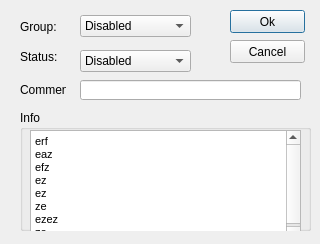
<?xml version="1.0" encoding="UTF-8"?>
<ui version="4.0">
 <class>CRecipeProfile_ENG</class>
 <widget class="QDialog" name="CRecipeProfile_ENG">
  <property name="geometry">
   <rect>
    <x>0</x>
    <y>0</y>
    <width>320</width>
    <height>244</height>
   </rect>
  </property>
  <property name="windowTitle">
   <string>ENG Recipe...</string>
  </property>
  <widget class="QComboBox" name="comboBoxStatus">
   <property name="geometry">
    <rect>
     <x>80</x>
     <y>50</y>
     <width>111</width>
     <height>22</height>
    </rect>
   </property>
   <property name="toolTip">
    <string>Enabled/Disable recipe</string>
   </property>
   <item>
    <property name="text">
     <string>Disabled</string>
    </property>
   </item>
   <item>
    <property name="text">
     <string>Enabled</string>
    </property>
   </item>
  </widget>
  <widget class="QLabel" name="label_2">
   <property name="geometry">
    <rect>
     <x>20</x>
     <y>50</y>
     <width>46</width>
     <height>14</height>
    </rect>
   </property>
   <property name="text">
    <string>Status:</string>
   </property>
  </widget>
  <widget class="QPushButton" name="pushButtonOk">
   <property name="geometry">
    <rect>
     <x>230</x>
     <y>10</y>
     <width>75</width>
     <height>23</height>
    </rect>
   </property>
   <property name="text">
    <string>Ok</string>
   </property>
  </widget>
  <widget class="QPushButton" name="pushButtonCancel">
   <property name="geometry">
    <rect>
     <x>230</x>
     <y>40</y>
     <width>75</width>
     <height>23</height>
    </rect>
   </property>
   <property name="text">
    <string>Cancel</string>
   </property>
  </widget>
  <widget class="QLabel" name="label_11">
   <property name="geometry">
    <rect>
     <x>20</x>
     <y>20</y>
     <width>46</width>
     <height>14</height>
    </rect>
   </property>
   <property name="text">
    <string>Group:</string>
   </property>
  </widget>
  <widget class="QComboBox" name="comboBoxGroup">
   <property name="geometry">
    <rect>
     <x>80</x>
     <y>15</y>
     <width>111</width>
     <height>22</height>
    </rect>
   </property>
   <property name="toolTip">
    <string>Group name</string>
   </property>
   <item>
    <property name="text">
     <string>Disabled</string>
    </property>
   </item>
   <item>
    <property name="text">
     <string>Enabled</string>
    </property>
   </item>
  </widget>
  <widget class="QGroupBox" name="groupBox">
   <property name="geometry">
    <rect>
     <x>20</x>
     <y>110</y>
     <width>291</width>
     <height>121</height>
    </rect>
   </property>
   <property name="title">
    <string>Info</string>
   </property>
   <widget class="QTextEdit" name="textEditDetails">
    <property name="geometry">
     <rect>
      <x>10</x>
      <y>20</y>
      <width>271</width>
      <height>111</height>
     </rect>
    </property>
    <property name="readOnly">
     <bool>true</bool>
    </property>
    <property name="html">
     <string>&lt;!DOCTYPE HTML PUBLIC &quot;-//W3C//DTD HTML 4.0//EN&quot; &quot;http://www.w3.org/TR/REC-html40/strict.dtd&quot;&gt;
&lt;html&gt;&lt;head&gt;&lt;meta name=&quot;qrichtext&quot; content=&quot;1&quot; /&gt;&lt;style type=&quot;text/css&quot;&gt;
p, li { white-space: pre-wrap; }
&lt;/style&gt;&lt;/head&gt;&lt;body style=&quot; font-family:'MS Shell Dlg 2'; font-size:8.25pt; font-weight:400; font-style:normal;&quot;&gt;
&lt;p style=&quot; margin-top:0px; margin-bottom:0px; margin-left:0px; margin-right:0px; -qt-block-indent:0; text-indent:0px;&quot;&gt;&lt;span style=&quot; font-size:8pt;&quot;&gt;erf&lt;/span&gt;&lt;/p&gt;
&lt;p style=&quot; margin-top:0px; margin-bottom:0px; margin-left:0px; margin-right:0px; -qt-block-indent:0; text-indent:0px;&quot;&gt;&lt;span style=&quot; font-size:8pt;&quot;&gt;eaz&lt;/span&gt;&lt;/p&gt;
&lt;p style=&quot; margin-top:0px; margin-bottom:0px; margin-left:0px; margin-right:0px; -qt-block-indent:0; text-indent:0px;&quot;&gt;&lt;span style=&quot; font-size:8pt;&quot;&gt;efz&lt;/span&gt;&lt;/p&gt;
&lt;p style=&quot; margin-top:0px; margin-bottom:0px; margin-left:0px; margin-right:0px; -qt-block-indent:0; text-indent:0px;&quot;&gt;&lt;span style=&quot; font-size:8pt;&quot;&gt;ez&lt;/span&gt;&lt;/p&gt;
&lt;p style=&quot; margin-top:0px; margin-bottom:0px; margin-left:0px; margin-right:0px; -qt-block-indent:0; text-indent:0px;&quot;&gt;&lt;span style=&quot; font-size:8pt;&quot;&gt;ez&lt;/span&gt;&lt;/p&gt;
&lt;p style=&quot; margin-top:0px; margin-bottom:0px; margin-left:0px; margin-right:0px; -qt-block-indent:0; text-indent:0px;&quot;&gt;&lt;span style=&quot; font-size:8pt;&quot;&gt;ze&lt;/span&gt;&lt;/p&gt;
&lt;p style=&quot; margin-top:0px; margin-bottom:0px; margin-left:0px; margin-right:0px; -qt-block-indent:0; text-indent:0px;&quot;&gt;&lt;span style=&quot; font-size:8pt;&quot;&gt;ezez&lt;/span&gt;&lt;/p&gt;
&lt;p style=&quot; margin-top:0px; margin-bottom:0px; margin-left:0px; margin-right:0px; -qt-block-indent:0; text-indent:0px;&quot;&gt;&lt;span style=&quot; font-size:8pt;&quot;&gt;ze&lt;/span&gt;&lt;/p&gt;&lt;/body&gt;&lt;/html&gt;</string>
    </property>
   </widget>
  </widget>
  <widget class="QLabel" name="label_3">
   <property name="geometry">
    <rect>
     <x>20</x>
     <y>80</y>
     <width>46</width>
     <height>20</height>
    </rect>
   </property>
   <property name="text">
    <string>Comment:</string>
   </property>
  </widget>
  <widget class="QLineEdit" name="lineEdit">
   <property name="geometry">
    <rect>
     <x>80</x>
     <y>80</y>
     <width>221</width>
     <height>20</height>
    </rect>
   </property>
   <property name="toolTip">
    <string>ENG recipe comment...</string>
   </property>
  </widget>
 </widget>
 <tabstops>
  <tabstop>comboBoxGroup</tabstop>
  <tabstop>comboBoxStatus</tabstop>
  <tabstop>pushButtonOk</tabstop>
  <tabstop>pushButtonCancel</tabstop>
 </tabstops>
 <resources/>
 <connections/>
</ui>
